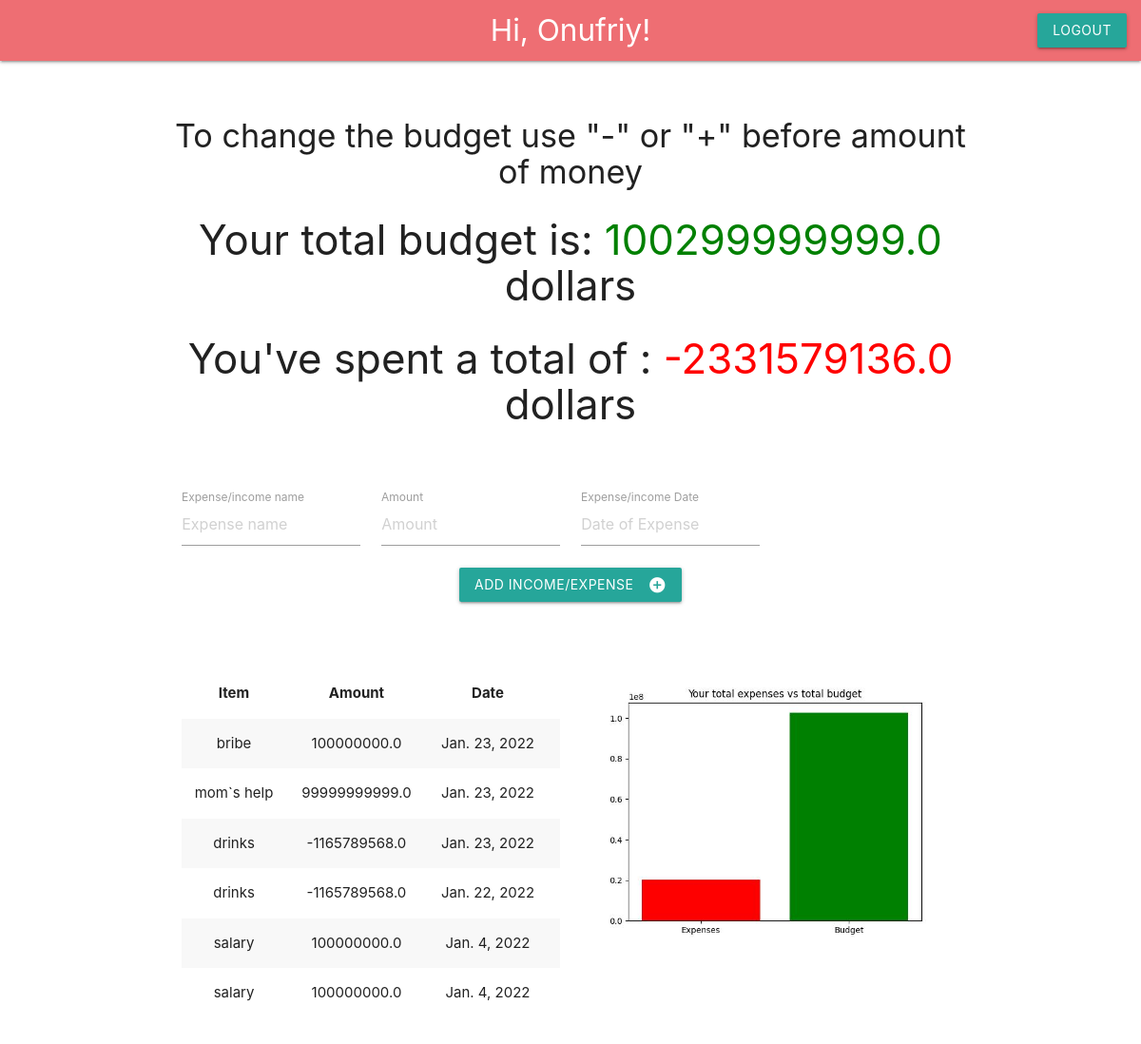
/app (signed in), run on the app's committed database.
### budget_app/models.py (models this page shows)
class ExpenseInfo(models.Model):
    expense_name = models.CharField(max_length=20)
    cost = models.FloatField()
    date_added = models.DateField()
    user_expense = models.ForeignKey(User, on_delete=models.CASCADE)

### budget_app/views.py (the view)
# urls.py: path('app',views.index,name='index'),
def index(request):
    expense_items = ExpenseInfo.objects.filter(user_expense=request.user).order_by('-date_added')
    try:
        budget_total = ExpenseInfo.objects.filter(user_expense=request.user).aggregate(budget=Sum('cost',filter=Q(cost__gt=0)))
        expense_total = ExpenseInfo.objects.filter(user_expense=request.user).aggregate(expenses=Sum('cost',filter=Q(cost__lt=0)))
        fig,ax=plt.subplots()
        ax.bar(['Expenses','Budget'], [abs(expense_total['expenses']),budget_total['budget']],color=['red','green'])
        ax.set_title('Your total expenses vs total budget')
        plt.savefig('budget_app/static/budget_app/expense.jpg')
    except TypeError:
        print('No data.')
    context = {'expense_items':expense_items,'budget':budget_total['budget'],'expenses':(expense_total['expenses'])}
    return render(request,'budget_app/index.html',context=context)

### budget_app/templates/budget_app/index.html (shortened to what this page needs)
{% load static %}
<!DOCTYPE html>
<html>
    <head>
        <link rel="stylesheet" href="https://cdnjs.cloudflare.com/ajax/libs/materialize/1.0.0/css/materialize.min.css">
    </head>
    <body>
        <nav>
            <div class="nav-wrapper">
                <a href='{% url "index" %}' class='brand-logo center'>Hi, {{ user }}!</a>
                <ul class="right">
                    <li><a href='{% url "logout" %}' class='btn'>Logout</a></li>
                </ul>
            </div>
        </nav>
        <br>
        <div class="section">
            <div class="row">
                <form class="col s12" action='{% url "add item" %}' method='post'>
                    <div class="row">
                        <div class="container center">
                            <h4 class='center'>To change the budget use "-" or "+" before amount of money</h4>
                            <h3 class='center'>Your total budget is: <span style="color:green;">{{budget}}</span> dollars</h3>
                            <h3 clas='center'>You've spent a total of : <span style="color:red;">{{expenses}}</span> dollars</h3>
                            <br>
                            <br>
                            <div class="input-field col s3">
                                <input placeholder="Expense name" name="expense_name" id='expense_name' type='text' class='validate'>
                                <label for='expense_name'>Expense/income name</label>
                            </div>
                            <div class="input-field col s3">
                                <input placeholder='Amount' name='cost' id='cost' type='text' class='validate'>
                                <label for='cost'>Amount</label>
                            </div>
                            <div class="input-field col s3">
                                <input placeholder='Date of Expense' name="expense_date" id="expense_date" type="text" class='datepicker'>
                                <label for="expense_date">Expense/income Date</label>
                            </div>
                            <button class="btn waves-effect waves-light" type="submit" name="action"> Add income/expense
                                <i class="material-icons right">add_circle</i>
                            </button>
                        </div>
                    </div>
                </form>
            </div>
        </div>
        <div class="section">
            <div class="row">
                <div class="container">
                    <div class="col s6">
                        <table class="striped centered responsive-table">
                            <thead>
                                <tr>
                                    <th>Item</th>
                                    <th>Amount</th>
                                    <th>Date</th>
                                    <th></th>
                                </tr>
                            </thead>
                            <tbody>
                                {% for expense_item in expense_items %}
                                <tr>
                                    <td>{{ expense_item.expense_name }}</td>
                                    <td>{{ expense_item.cost }}</td>
                                    <td>{{ expense_item.date_added}}</td>
                                    <td></td>
                                </tr>
                                {% endfor %}
                            </tbody>
                        </table>
                    </div>
                    <div class="col s6">
                        <img class='responsive-img' src= "{% static 'budget_app/expense.jpg' %}">
                    </div>
                </div>
        </div>
        </div>
    </body>
</html>

### data on the page
ExpenseInfo: expense_name "bribe", cost "100000000.0", date_added "Jan. 23, 2022"
ExpenseInfo: expense_name "mom`s help", cost "99999999999.0", date_added "Jan. 23, 2022"
ExpenseInfo: expense_name "drinks", cost "-1165789568.0", date_added "Jan. 23, 2022"
ExpenseInfo: expense_name "drinks", cost "-1165789568.0", date_added "Jan. 22, 2022"
ExpenseInfo: expense_name "salary", cost "100000000.0", date_added "Jan. 4, 2022"
ExpenseInfo: expense_name "salary", cost "100000000.0", date_added "Jan. 4, 2022"

### other printed values
{{ user }} "Onufriy"
{{ budget }} "100299999999.0"
{{ expenses }} "-2331579136.0"
